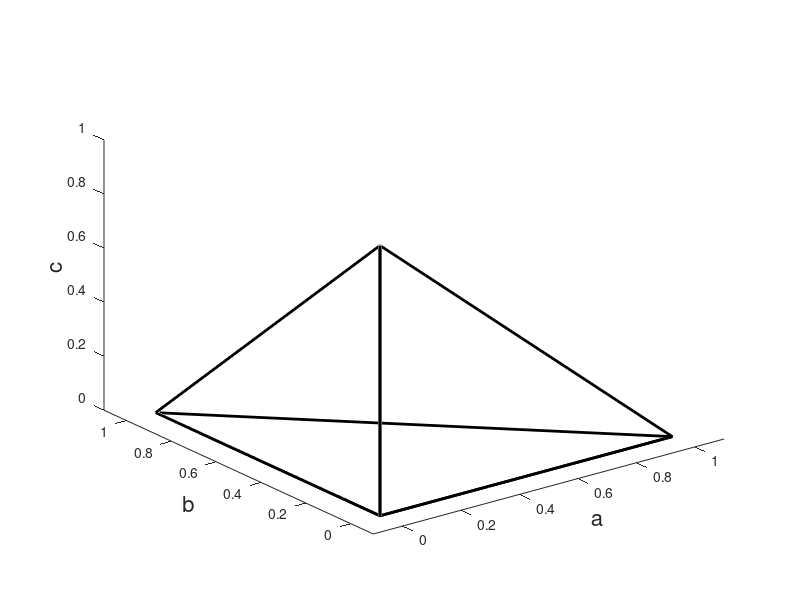

Here is the MATLAB script that generated this plot:
function plot_simplex()

    simp=[0 0 0; 0 0 1; 0 1 0; 0 0 0; 0 1 0; 1 0 0; 0 0 0; 1 0 0; 0 0 1; 0 0 0];

    % Plot the 3-simplex in its initial position.
    plot3(simp(:,1), simp(:,2), simp(:,3),'k','linewidth',2);
    extra = 0.1;
    axmin = 0-extra;
    axmax = 1+extra;
    xlim([axmin axmax]);
    ylim([axmin axmax]);
    %zlim([axmin axmax]);
    
    fontsize = 16;
    xlabel('a','fontsize',fontsize);
    ylabel('b','fontsize',fontsize);
    zlabel('c','fontsize',fontsize);
    
    
end